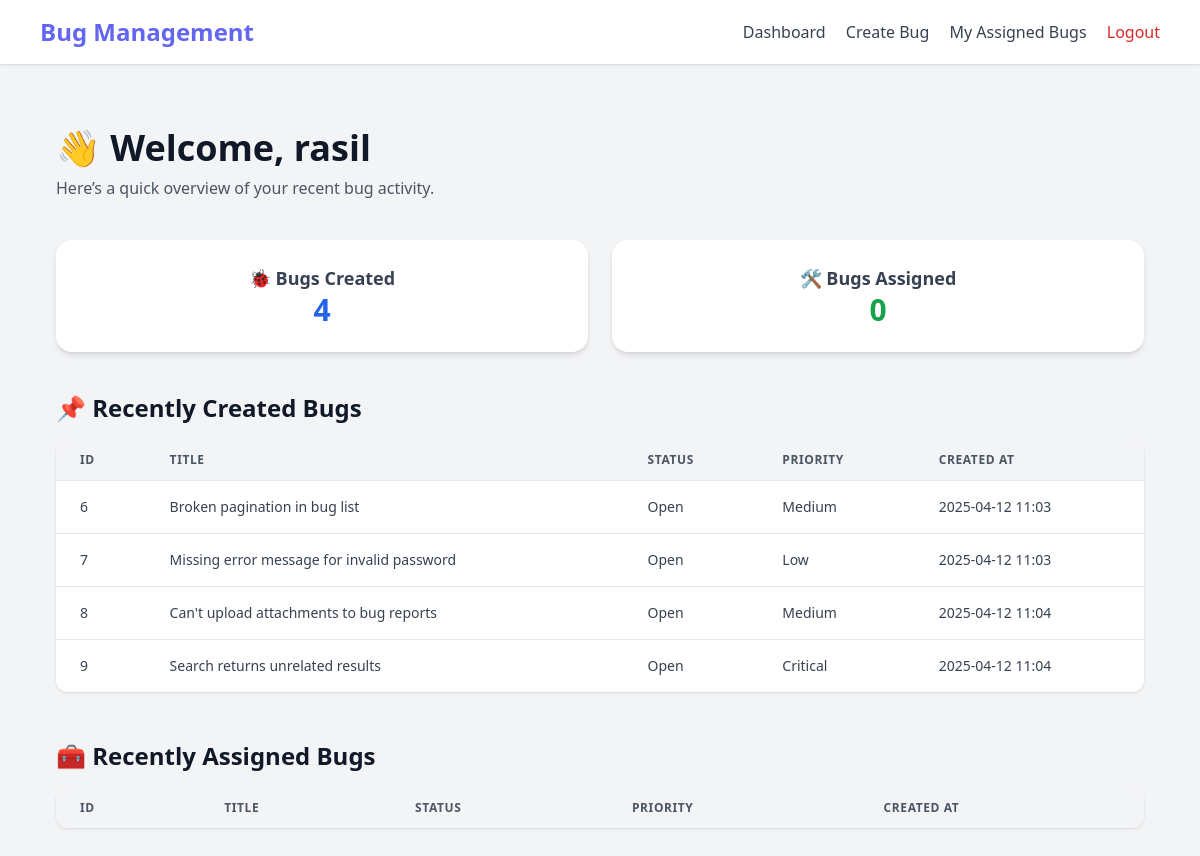
The app's page /user/dashboard (signed in), older data.
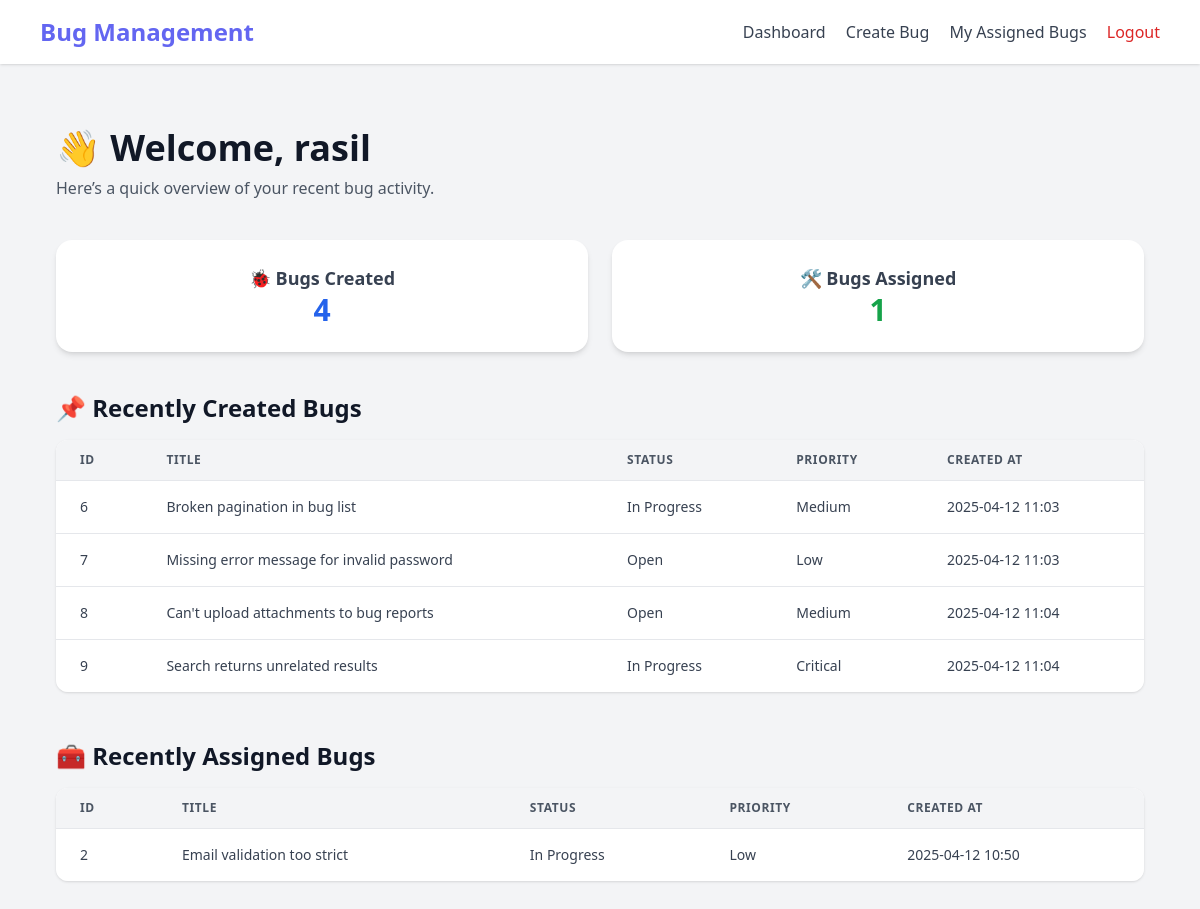
The same page, newer data.
### app.py (models this page shows)
class Bug(db.Model):
    id = db.Column(db.Integer, primary_key=True)
    title = db.Column(db.String(100), nullable=False)
    description = db.Column(db.Text, nullable=False)
    status = db.Column(db.String(20), default='Open')
    priority = db.Column(db.String(20), default='Medium')
    created_at = db.Column(db.DateTime, default=datetime.utcnow)
    updated_at = db.Column(db.DateTime, default=datetime.utcnow, onupdate=datetime.utcnow)
    creator_id = db.Column(db.Integer, db.ForeignKey('user.id'), nullable=False)
    assignee_id = db.Column(db.Integer, db.ForeignKey('user.id'))

### app.py (the view)
@app.route('/user/dashboard')
@login_required
def user_dashboard():
    if current_user.is_admin:
        return redirect(url_for('admin_dashboard'))
    bugs_created = Bug.query.filter_by(creator_id=current_user.id).all()
    bugs_assigned = Bug.query.filter_by(assignee_id=current_user.id).all()
    return render_template('user/user_dashboard.html',
                         bugs_created=bugs_created,
                         bugs_assigned=bugs_assigned)

### app.py (called while the page is built)
@login_manager.user_loader
def load_user(user_id):
    return User.query.get(int(user_id))

### templates/user/user_dashboard.html (shortened to what this page needs)
{% extends "base.html" %}
{% block content %}
<div class="max-w-6xl mx-auto px-4 py-10 space-y-10">
  <div class="space-y-2">
    <h1 class="text-4xl font-bold text-gray-900 dark:text-white">👋 Welcome, {{ current_user.username }}</h1>
    <p class="text-gray-600 dark:text-gray-300">Here’s a quick overview of your recent bug activity.</p>
  </div>
  <div class="grid grid-cols-1 md:grid-cols-2 gap-6">
    <div class="bg-white dark:bg-gray-800 p-6 rounded-2xl shadow-md text-center">
      <h3 class="text-lg font-semibold text-gray-700 dark:text-gray-300">🐞 Bugs Created</h3>
      <p class="text-3xl font-bold text-blue-600 dark:text-blue-400">{{ bugs_created|length }}</p>
    </div>
    <div class="bg-white dark:bg-gray-800 p-6 rounded-2xl shadow-md text-center">
      <h3 class="text-lg font-semibold text-gray-700 dark:text-gray-300">🛠️ Bugs Assigned</h3>
      <p class="text-3xl font-bold text-green-600 dark:text-green-400">{{ bugs_assigned|length }}</p>
    </div>
  </div>
  <section>
    <h2 class="text-2xl font-semibold text-gray-900 dark:text-white mt-8 mb-4">📌 Recently Created Bugs</h2>
    <div class="overflow-x-auto rounded-xl shadow">
      <table class="min-w-full bg-white dark:bg-gray-900 text-sm text-left text-gray-700 dark:text-gray-300">
        <thead class="bg-gray-100 dark:bg-gray-700 uppercase text-xs tracking-wider text-gray-600 dark:text-gray-300">
          <tr>
            <th class="px-6 py-3">ID</th>
            <th class="px-6 py-3">Title</th>
            <th class="px-6 py-3">Status</th>
            <th class="px-6 py-3">Priority</th>
            <th class="px-6 py-3">Created At</th>
          </tr>
        </thead>
        <tbody>
          {% for bug in bugs_created[-5:] %}
          <tr class="border-t border-gray-200 dark:border-gray-700 hover:bg-gray-50 dark:hover:bg-gray-800 transition duration-150">
            <td class="px-6 py-4">{{ bug.id }}</td>
            <td class="px-6 py-4">{{ bug.title }}</td>
            <td class="px-6 py-4">{{ bug.status }}</td>
            <td class="px-6 py-4">{{ bug.priority }}</td>
            <td class="px-6 py-4">{{ bug.created_at.strftime('%Y-%m-%d %H:%M') }}</td>
          </tr>
          {% endfor %}
        </tbody>
      </table>
    </div>
  </section>
  <section>
    <h2 class="text-2xl font-semibold text-gray-900 dark:text-white mt-12 mb-4">🧰 Recently Assigned Bugs</h2>
    <div class="overflow-x-auto rounded-xl shadow">
      <table class="min-w-full bg-white dark:bg-gray-900 text-sm text-left text-gray-700 dark:text-gray-300">
        <thead class="bg-gray-100 dark:bg-gray-700 uppercase text-xs tracking-wider text-gray-600 dark:text-gray-300">
          <tr>
            <th class="px-6 py-3">ID</th>
            <th class="px-6 py-3">Title</th>
            <th class="px-6 py-3">Status</th>
            <th class="px-6 py-3">Priority</th>
            <th class="px-6 py-3">Created At</th>
          </tr>
        </thead>
        <tbody>
          {% for bug in bugs_assigned[-5:] %}
          <tr class="border-t border-gray-200 dark:border-gray-700 hover:bg-gray-50 dark:hover:bg-gray-800 transition duration-150">
            <td class="px-6 py-4">{{ bug.id }}</td>
            <td class="px-6 py-4">{{ bug.title }}</td>
            <td class="px-6 py-4">{{ bug.status }}</td>
            <td class="px-6 py-4">{{ bug.priority }}</td>
            <td class="px-6 py-4">{{ bug.created_at.strftime('%Y-%m-%d %H:%M') }}</td>
          </tr>
          {% endfor %}
        </tbody>
      </table>
    </div>
  </section>
</div>
{% endblock %}

Row changes from the older to the newer data that the page shows:
changed Bug "Broken pagination in bug list": status "Open" → "In Progress"
changed Bug "Search returns unrelated results": status "Open" → "In Progress"
now on this page (row edited): Bug: id "2", title "Email validation too strict", status "In Progress", priority "Low", created_at "2025-04-12 10:50", shown under "🧰 Recently Assigned Bugs"
Text that changed along with them:
{{ bugs_assigned|length }}: "0" → "1"
